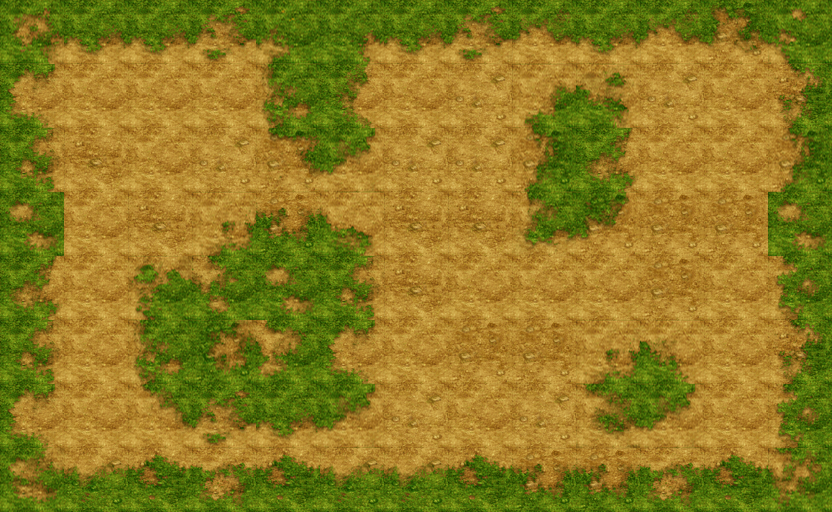

A 2D game scene composited from a Tiled map and its tileset images. What follows is a short description and the map's XML, with each tile layer's data collapsed to a summary:
An orthogonal 13x8 tile map with 64x64 px tiles, 1 tile layer (ground), 2 tilesets and 19 objects (hero1, hero2, soldier0, soldier1, soldier2, ...).

<map version="1.0" orientation="orthogonal" width="13" height="8" tilewidth="64" tileheight="64">
 <tileset firstgid="1" name="grass_ground" tilewidth="64" tileheight="64">
  <image source="grass_ground.png" trans="000000" width="512" height="512" />
  <tile id="56">
   <properties>
    <property name="groupid" value="1" />
   </properties>
  </tile>
  <tile id="57">
   <properties>
    <property name="groupid" value="2" />
   </properties>
  </tile>
  <tile id="60">
   <properties>
    <property name="groupid" value="1" />
    <property name="targetid" value="2" />
    <property name="unittype" value="hero" />
   </properties>
  </tile>
  <tile id="61">
   <properties>
    <property name="groupid" value="2" />
    <property name="targetid" value="1" />
    <property name="unittype" value="hero" />
   </properties>
  </tile>
 </tileset>
 <tileset firstgid="65" name="home" tilewidth="53" tileheight="53">
  <tileoffset x="1" y="1" />
  <image source="home.png" width="53" height="53" />
 </tileset>
 <layer name="ground" width="13" height="8">
  <data>[104 cells, 104 non-empty, 42 distinct tile ids]</data>
 </layer>
 <objectgroup name="objects" width="13" height="8">
  <object name="hero1" x="192" y="256" width="64" height="64">
   <properties>
    <property name="group" value="1" />
    <property name="id" value="Hero02" />
    <property name="pro" value="-1" />
    <property name="type" value="2" />
   </properties>
  </object>
  <object name="hero2" x="576" y="256" width="64" height="64">
   <properties>
    <property name="group" value="2" />
    <property name="id" value="Hero11" />
    <property name="pro" value="-1" />
    <property name="type" value="2" />
   </properties>
  </object>
  <object name="soldier0" x="128" y="384" width="64" height="64">
   <properties>
    <property name="group" value="1" />
    <property name="id" value="B3" />
    <property name="pro" value="1" />
    <property name="type" value="1" />
   </properties>
  </object>
  <object name="soldier1" x="128" y="128" width="64" height="64">
   <properties>
    <property name="group" value="1" />
    <property name="id" value="B1" />
    <property name="pro" value="2" />
    <property name="type" value="1" />
   </properties>
  </object>
  <object name="soldier2" x="128" y="256" width="64" height="64">
   <properties>
    <property name="group" value="1" />
    <property name="id" value="B2" />
    <property name="pro" value="3" />
    <property name="type" value="1" />
   </properties>
  </object>
  <object name="soldier3" x="128" y="192" width="64" height="64">
   <properties>
    <property name="group" value="1" />
    <property name="id" value="B3" />
    <property name="pro" value="1" />
    <property name="type" value="1" />
   </properties>
  </object>
  <object name="soldier4" x="128" y="320" width="64" height="64">
   <properties>
    <property name="group" value="1" />
    <property name="id" value="B1" />
    <property name="pro" value="1" />
    <property name="type" value="1" />
   </properties>
  </object>
  <object name="_soldier0" x="640" y="384" width="64" height="64">
   <properties>
    <property name="group" value="2" />
    <property name="id" value="A1" />
    <property name="pro" value="1" />
    <property name="type" value="1" />
   </properties>
  </object>
  <object name="_soldier1" x="640" y="128" width="64" height="64">
   <properties>
    <property name="group" value="2" />
    <property name="id" value="A3" />
    <property name="pro" value="2" />
    <property name="type" value="1" />
   </properties>
  </object>
  <object name="_soldier2" x="640" y="256" width="64" height="64">
   <properties>
    <property name="group" value="2" />
    <property name="id" value="A2" />
    <property name="pro" value="3" />
    <property name="type" value="1" />
   </properties>
  </object>
  <object name="_soldier3" x="640" y="192" width="64" height="64">
   <properties>
    <property name="group" value="2" />
    <property name="id" value="A1" />
    <property name="pro" value="1" />
    <property name="type" value="1" />
   </properties>
  </object>
  <object name="_soldier4" x="640" y="320" width="64" height="64">
   <properties>
    <property name="group" value="2" />
    <property name="id" value="A3" />
    <property name="pro" value="1" />
    <property name="type" value="1" />
   </properties>
  </object>
 </objectgroup>
 <objectgroup name="towers" width="13" height="8">
  <object name="home1" x="0" y="256" width="64" height="64">
   <properties>
    <property name="group" value="1" />
    <property name="type" value="home" />
   </properties>
  </object>
  <object name="home2" x="768" y="256" width="64" height="64">
   <properties>
    <property name="group" value="2" />
    <property name="type" value="home" />
   </properties>
  </object>
  <object name="tower11" x="64" y="192" width="64" height="64">
   <properties>
    <property name="group" value="1" />
    <property name="type" value="tower1" />
   </properties>
  </object>
  <object name="tower12" x="704" y="192" width="64" height="64">
   <properties>
    <property name="group" value="2" />
    <property name="type" value="tower2" />
   </properties>
  </object>
  <object name="tower22" x="704" y="320" width="64" height="64">
   <properties>
    <property name="group" value="2" />
    <property name="type" value="tower2" />
   </properties>
  </object>
  <object name="tower21" x="64" y="320" width="64" height="64">
   <properties>
    <property name="group" value="1" />
    <property name="type" value="tower1" />
   </properties>
  </object>
 </objectgroup>
 <objectgroup name="touch" width="13" height="8">
  <object name="limit" x="0" y="128" width="832" height="320" />
 </objectgroup>
</map>